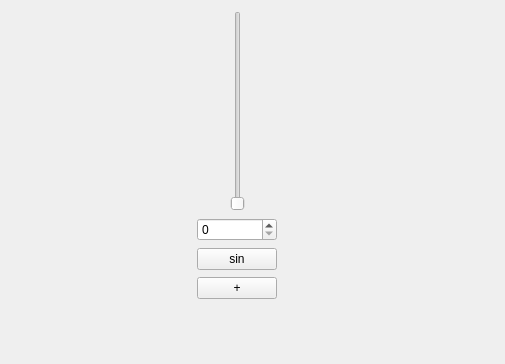
<?xml version="1.0" encoding="UTF-8"?>
<ui version="4.0">
 <class>furrierSlider</class>
 <widget class="QWidget" name="furrierSlider">
  <property name="geometry">
   <rect>
    <x>0</x>
    <y>0</y>
    <width>505</width>
    <height>364</height>
   </rect>
  </property>
  <property name="windowTitle">
   <string>Form</string>
  </property>
  <widget class="QWidget" name="layoutWidget">
   <property name="geometry">
    <rect>
     <x>151</x>
     <y>10</y>
     <width>171</width>
     <height>290</height>
    </rect>
   </property>
   <layout class="QHBoxLayout" name="horizontalLayout_2">
    <item>
     <spacer name="horizontalSpacer">
      <property name="orientation">
       <enum>Qt::Horizontal</enum>
      </property>
      <property name="sizeHint" stdset="0">
       <size>
        <width>40</width>
        <height>20</height>
       </size>
      </property>
     </spacer>
    </item>
    <item>
     <layout class="QVBoxLayout" name="verticalLayout">
      <item>
       <layout class="QHBoxLayout" name="horizontalLayout">
        <item>
         <spacer name="horizontalSpacer_3">
          <property name="orientation">
           <enum>Qt::Horizontal</enum>
          </property>
          <property name="sizeHint" stdset="0">
           <size>
            <width>17</width>
            <height>20</height>
           </size>
          </property>
         </spacer>
        </item>
        <item>
         <widget class="QSlider" name="ampSlider">
          <property name="sizePolicy">
           <sizepolicy hsizetype="Preferred" vsizetype="Maximum">
            <horstretch>0</horstretch>
            <verstretch>0</verstretch>
           </sizepolicy>
          </property>
          <property name="minimumSize">
           <size>
            <width>0</width>
            <height>200</height>
           </size>
          </property>
          <property name="maximumSize">
           <size>
            <width>16777215</width>
            <height>200</height>
           </size>
          </property>
          <property name="maximum">
           <number>100</number>
          </property>
          <property name="orientation">
           <enum>Qt::Vertical</enum>
          </property>
         </widget>
        </item>
        <item>
         <spacer name="horizontalSpacer_4">
          <property name="orientation">
           <enum>Qt::Horizontal</enum>
          </property>
          <property name="sizeHint" stdset="0">
           <size>
            <width>13</width>
            <height>20</height>
           </size>
          </property>
         </spacer>
        </item>
       </layout>
      </item>
      <item>
       <widget class="QSpinBox" name="ampSpinBox">
        <property name="maximum">
         <number>100</number>
        </property>
       </widget>
      </item>
      <item>
       <widget class="QPushButton" name="scButton">
        <property name="text">
         <string>sin</string>
        </property>
       </widget>
      </item>
      <item>
       <widget class="QPushButton" name="signButton">
        <property name="text">
         <string>+</string>
        </property>
       </widget>
      </item>
     </layout>
    </item>
    <item>
     <spacer name="horizontalSpacer_2">
      <property name="orientation">
       <enum>Qt::Horizontal</enum>
      </property>
      <property name="sizeHint" stdset="0">
       <size>
        <width>40</width>
        <height>20</height>
       </size>
      </property>
     </spacer>
    </item>
   </layout>
  </widget>
 </widget>
 <resources/>
 <connections>
  <connection>
   <sender>ampSlider</sender>
   <signal>valueChanged(int)</signal>
   <receiver>ampSpinBox</receiver>
   <slot>setValue(int)</slot>
   <hints>
    <hint type="sourcelabel">
     <x>227</x>
     <y>22</y>
    </hint>
    <hint type="destinationlabel">
     <x>243</x>
     <y>211</y>
    </hint>
   </hints>
  </connection>
  <connection>
   <sender>ampSpinBox</sender>
   <signal>valueChanged(int)</signal>
   <receiver>ampSlider</receiver>
   <slot>setValue(int)</slot>
   <hints>
    <hint type="sourcelabel">
     <x>179</x>
     <y>230</y>
    </hint>
    <hint type="destinationlabel">
     <x>221</x>
     <y>39</y>
    </hint>
   </hints>
  </connection>
 </connections>
</ui>
